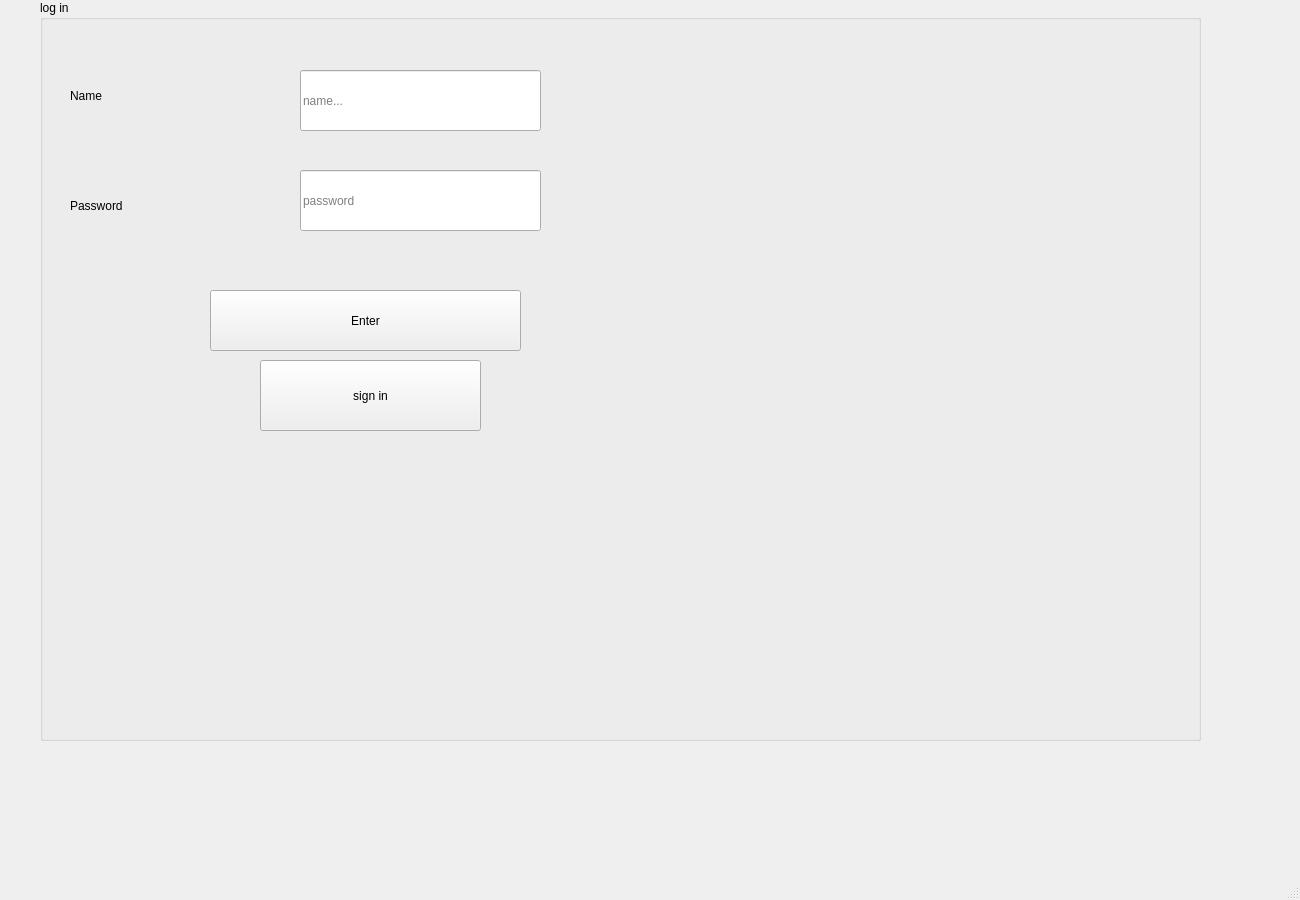
<?xml version="1.0" encoding="UTF-8"?>
<ui version="4.0">
 <class>login</class>
 <widget class="QMainWindow" name="login">
  <property name="geometry">
   <rect>
    <x>0</x>
    <y>0</y>
    <width>1300</width>
    <height>900</height>
   </rect>
  </property>
  <property name="windowTitle">
   <string>MainWindow</string>
  </property>
  <widget class="QWidget" name="centralwidget">
   <widget class="QGroupBox" name="groupBox">
    <property name="geometry">
     <rect>
      <x>40</x>
      <y>0</y>
      <width>1161</width>
      <height>741</height>
     </rect>
    </property>
    <property name="title">
     <string>log in</string>
    </property>
    <widget class="QLineEdit" name="lineEdit">
     <property name="geometry">
      <rect>
       <x>260</x>
       <y>70</y>
       <width>241</width>
       <height>61</height>
      </rect>
     </property>
     <property name="placeholderText">
      <string>name...</string>
     </property>
    </widget>
    <widget class="QLineEdit" name="lineEdit_2">
     <property name="geometry">
      <rect>
       <x>260</x>
       <y>170</y>
       <width>241</width>
       <height>61</height>
      </rect>
     </property>
     <property name="placeholderText">
      <string>password</string>
     </property>
    </widget>
    <widget class="QLabel" name="label">
     <property name="geometry">
      <rect>
       <x>30</x>
       <y>80</y>
       <width>201</width>
       <height>31</height>
      </rect>
     </property>
     <property name="styleSheet">
      <string notr="true">font: 75 12pt &quot;MS Shell Dlg 2&quot;;</string>
     </property>
     <property name="text">
      <string>Name</string>
     </property>
    </widget>
    <widget class="QLabel" name="label_2">
     <property name="geometry">
      <rect>
       <x>30</x>
       <y>180</y>
       <width>231</width>
       <height>51</height>
      </rect>
     </property>
     <property name="styleSheet">
      <string notr="true">font: 75 12pt &quot;MS Shell Dlg 2&quot;;</string>
     </property>
     <property name="text">
      <string>Password</string>
     </property>
    </widget>
    <widget class="QPushButton" name="pushButton">
     <property name="geometry">
      <rect>
       <x>170</x>
       <y>290</y>
       <width>311</width>
       <height>61</height>
      </rect>
     </property>
     <property name="text">
      <string>Enter</string>
     </property>
    </widget>
    <widget class="QPushButton" name="pushButton_2">
     <property name="geometry">
      <rect>
       <x>220</x>
       <y>360</y>
       <width>221</width>
       <height>71</height>
      </rect>
     </property>
     <property name="text">
      <string>sign in</string>
     </property>
    </widget>
   </widget>
  </widget>
  <widget class="QMenuBar" name="menubar">
   <property name="geometry">
    <rect>
     <x>0</x>
     <y>0</y>
     <width>1300</width>
     <height>21</height>
    </rect>
   </property>
  </widget>
  <widget class="QStatusBar" name="statusbar"/>
 </widget>
 <resources/>
 <connections/>
</ui>
